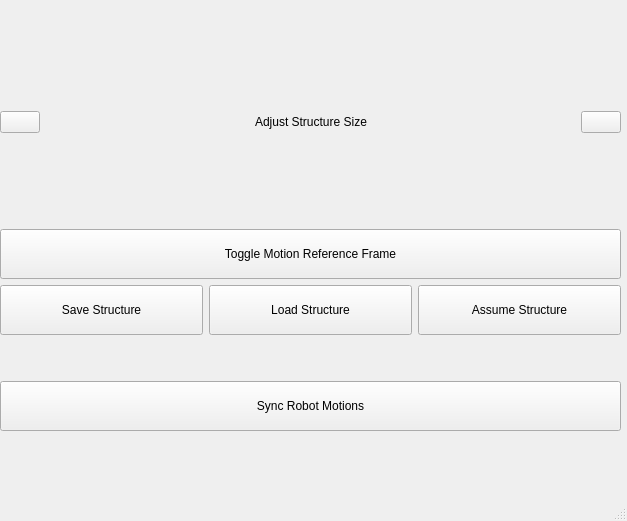
<?xml version="1.0" encoding="UTF-8"?>
<ui version="4.0">
 <class>MainWindow</class>
 <widget class="QMainWindow" name="MainWindow">
  <property name="geometry">
   <rect>
    <x>0</x>
    <y>0</y>
    <width>627</width>
    <height>521</height>
   </rect>
  </property>
  <property name="windowTitle">
   <string>MainWindow</string>
  </property>
  <widget class="QWidget" name="centralwidget">
   <widget class="QWidget" name="verticalLayoutWidget">
    <property name="geometry">
     <rect>
      <x>0</x>
      <y>20</y>
      <width>621</width>
      <height>421</height>
     </rect>
    </property>
    <layout class="QVBoxLayout" name="verticalLayout">
     <item>
      <layout class="QHBoxLayout" name="Frameresizinglayout"/>
     </item>
     <item>
      <spacer name="verticalSpacer_4">
       <property name="orientation">
        <enum>Qt::Vertical</enum>
       </property>
       <property name="sizeHint" stdset="0">
        <size>
         <width>20</width>
         <height>40</height>
        </size>
       </property>
      </spacer>
     </item>
     <item>
      <layout class="QHBoxLayout" name="Sizelayout">
       <item>
        <widget class="QPushButton" name="minusbutton">
         <property name="text">
          <string/>
         </property>
        </widget>
       </item>
       <item>
        <spacer name="horizontalSpacer">
         <property name="orientation">
          <enum>Qt::Horizontal</enum>
         </property>
         <property name="sizeHint" stdset="0">
          <size>
           <width>40</width>
           <height>20</height>
          </size>
         </property>
        </spacer>
       </item>
       <item>
        <widget class="QLabel" name="label">
         <property name="text">
          <string>Adjust Structure Size</string>
         </property>
        </widget>
       </item>
       <item>
        <spacer name="horizontalSpacer_2">
         <property name="orientation">
          <enum>Qt::Horizontal</enum>
         </property>
         <property name="sizeHint" stdset="0">
          <size>
           <width>40</width>
           <height>20</height>
          </size>
         </property>
        </spacer>
       </item>
       <item>
        <widget class="QPushButton" name="plusbutton">
         <property name="text">
          <string/>
         </property>
        </widget>
       </item>
      </layout>
     </item>
     <item>
      <spacer name="verticalSpacer_3">
       <property name="orientation">
        <enum>Qt::Vertical</enum>
       </property>
       <property name="sizeHint" stdset="0">
        <size>
         <width>20</width>
         <height>40</height>
        </size>
       </property>
      </spacer>
     </item>
     <item>
      <widget class="QPushButton" name="Toggleframe">
       <property name="minimumSize">
        <size>
         <width>50</width>
         <height>50</height>
        </size>
       </property>
       <property name="text">
        <string>Toggle Motion Reference Frame</string>
       </property>
      </widget>
     </item>
     <item>
      <layout class="QHBoxLayout" name="horizontalLayout">
       <property name="sizeConstraint">
        <enum>QLayout::SetNoConstraint</enum>
       </property>
       <item>
        <widget class="QPushButton" name="Savestructure">
         <property name="minimumSize">
          <size>
           <width>0</width>
           <height>50</height>
          </size>
         </property>
         <property name="text">
          <string>Save Structure</string>
         </property>
        </widget>
       </item>
       <item>
        <widget class="QPushButton" name="Loadstructure">
         <property name="minimumSize">
          <size>
           <width>0</width>
           <height>50</height>
          </size>
         </property>
         <property name="text">
          <string>Load Structure</string>
         </property>
        </widget>
       </item>
       <item>
        <widget class="QPushButton" name="Assumestructure">
         <property name="minimumSize">
          <size>
           <width>0</width>
           <height>50</height>
          </size>
         </property>
         <property name="text">
          <string>Assume Structure</string>
         </property>
        </widget>
       </item>
      </layout>
     </item>
     <item>
      <spacer name="verticalSpacer_2">
       <property name="orientation">
        <enum>Qt::Vertical</enum>
       </property>
       <property name="sizeType">
        <enum>QSizePolicy::Fixed</enum>
       </property>
       <property name="sizeHint" stdset="0">
        <size>
         <width>30</width>
         <height>40</height>
        </size>
       </property>
      </spacer>
     </item>
     <item>
      <widget class="QPushButton" name="Syncmotions">
       <property name="minimumSize">
        <size>
         <width>0</width>
         <height>50</height>
        </size>
       </property>
       <property name="text">
        <string>Sync Robot Motions</string>
       </property>
      </widget>
     </item>
     <item>
      <spacer name="verticalSpacer">
       <property name="orientation">
        <enum>Qt::Vertical</enum>
       </property>
       <property name="sizeType">
        <enum>QSizePolicy::Fixed</enum>
       </property>
       <property name="sizeHint" stdset="0">
        <size>
         <width>20</width>
         <height>10</height>
        </size>
       </property>
      </spacer>
     </item>
     <item>
      <layout class="QGridLayout" name="Robotlayout">
       <property name="sizeConstraint">
        <enum>QLayout::SetMaximumSize</enum>
       </property>
      </layout>
     </item>
    </layout>
   </widget>
  </widget>
  <widget class="QStatusBar" name="statusbar"/>
 </widget>
 <resources/>
 <connections/>
</ui>
